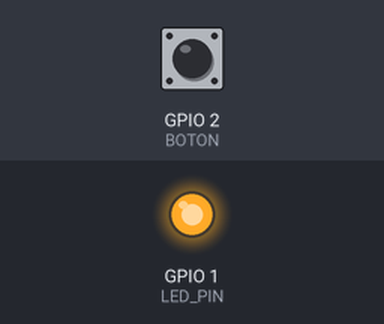
This sketch was run on a simulated ESP8266 (NodeMCU). On the bench: output pins drawn as LEDs (lit = HIGH). The inputs (shaded band) are chosen by the test bench; at power-on: GPIO 2 (BOTON) HIGH. WiFi joins after 1.5 s; servers stay silent unless stated.

Above: at 2.7 s.
2.8 s: GPIO 2 (BOTON) pulled LOW for 1 s
At 3.2 s:
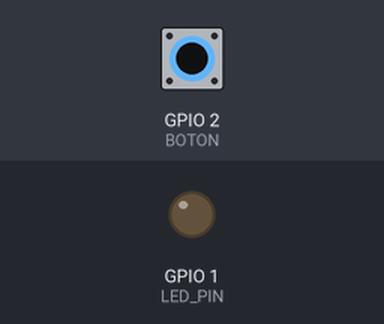
5.3 s: GPIO 2 (BOTON) pulled LOW for 3.2 s
At 9.7 s:
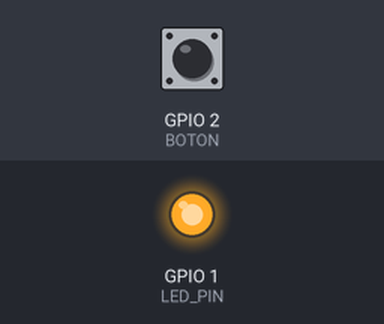
Timing chart, 0 to 11.2 s (numbered marks = the images above; inputs shaded):
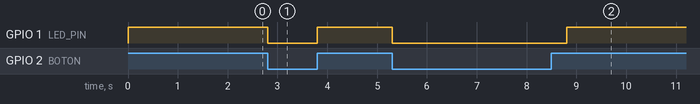

Measured:
- after the input at 2.8 s, GPIO 1 (LED_PIN): HIGH → LOW at once, → HIGH 1.0 s later
- after the input at 5.3 s, GPIO 1 (LED_PIN): HIGH → LOW at once, → HIGH 3.5 s later

The sketch:

WiFiManualWebServer_1.ino
```cpp
#include <ESP8266WiFi.h>
#define STASSID "INFINITUMXXXX"
#define STAPSK  "0123456789"
#define LED_PIN 1 //TX Pin
#define BOTON 2   //GPIO 2
const char* ssid = STASSID;
const char* password = STAPSK;
String req, val, last, current;
int n = 0;
int a;
IPAddress ip(192,168,1,200);
IPAddress gateway(192,168,1,1);
IPAddress subnet(255,255,255,0);
WiFiServer server(80);

void setup() {
  //Serial.begin(115200);
  digitalWrite(LED_PIN, HIGH);
  pinMode(LED_PIN,OUTPUT);
  pinMode(BOTON,INPUT);
  //Serial.print(F("Connecting to "));
  //Serial.println(ssid);
  WiFi.mode(WIFI_STA);          // WiFi modo estación
  wifi_set_sleep_type(MODEM_SLEEP_T);
  WiFi.config(ip, gateway, subnet);
  WiFi.begin(ssid, password);
  while (WiFi.status() != WL_CONNECTED) {
    delay(500);
    //Serial.print(F("."));
  }
  //Serial.println(F("WiFi connected"));
  server.begin();
  //Serial.println(F("Server started"));
  //Serial.println(WiFi.localIP());
}

void loop() {
  a = digitalRead(BOTON);
  if(a == LOW) {
    //Serial.println("Botón pulsado");
    digitalWrite(LED_PIN,LOW);
    delay(500);
    digitalWrite(LED_PIN, HIGH);
    }
  WiFiClient client = server.available();
  client.println("HTTP/1.1 200 OK");
  client.println("Content-Type: text/html");
  client.println("");
  client.println(val);
  if (!client) {return;}
  client.setTimeout(1000);
  req = client.readStringUntil('\r');
  if       (req.indexOf("/0") != -1 )  { val = "0"; }
  else if  (req.indexOf("/1") != -1)   { val = "1"; }

  //Serial.println(val);
  last = current;  current = val;
  if(current != last) {
    digitalWrite(LED_PIN, LOW);
    delay(500);
    digitalWrite(LED_PIN, HIGH);
    }
}
```
